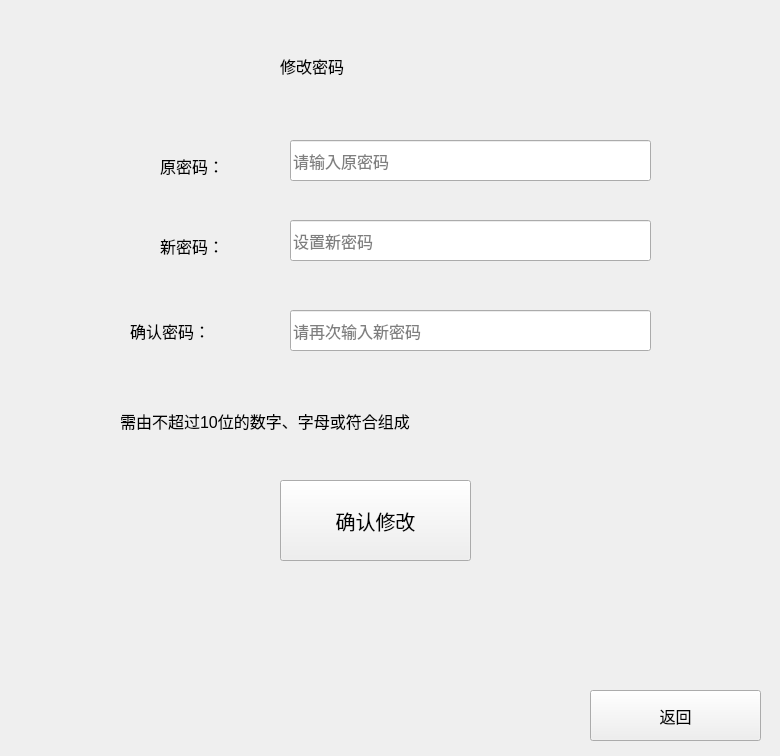
<?xml version="1.0" encoding="UTF-8"?>
<ui version="4.0">
 <class>ChangePassword</class>
 <widget class="QDialog" name="ChangePassword">
  <property name="geometry">
   <rect>
    <x>0</x>
    <y>0</y>
    <width>780</width>
    <height>756</height>
   </rect>
  </property>
  <property name="windowTitle">
   <string>更改密码</string>
  </property>
  <widget class="QLabel" name="label">
   <property name="geometry">
    <rect>
     <x>280</x>
     <y>30</y>
     <width>241</width>
     <height>71</height>
    </rect>
   </property>
   <property name="font">
    <font>
     <pointsize>12</pointsize>
    </font>
   </property>
   <property name="text">
    <string>修改密码</string>
   </property>
  </widget>
  <widget class="QLabel" name="label_2">
   <property name="geometry">
    <rect>
     <x>160</x>
     <y>150</y>
     <width>111</width>
     <height>31</height>
    </rect>
   </property>
   <property name="font">
    <font>
     <pointsize>12</pointsize>
    </font>
   </property>
   <property name="text">
    <string>原密码：</string>
   </property>
  </widget>
  <widget class="QLabel" name="label_3">
   <property name="geometry">
    <rect>
     <x>160</x>
     <y>230</y>
     <width>111</width>
     <height>31</height>
    </rect>
   </property>
   <property name="font">
    <font>
     <pointsize>12</pointsize>
    </font>
   </property>
   <property name="text">
    <string>新密码：</string>
   </property>
  </widget>
  <widget class="QLabel" name="label_4">
   <property name="geometry">
    <rect>
     <x>130</x>
     <y>310</y>
     <width>161</width>
     <height>41</height>
    </rect>
   </property>
   <property name="font">
    <font>
     <pointsize>12</pointsize>
    </font>
   </property>
   <property name="text">
    <string>确认密码：</string>
   </property>
  </widget>
  <widget class="QLineEdit" name="lineEdit">
   <property name="geometry">
    <rect>
     <x>290</x>
     <y>140</y>
     <width>361</width>
     <height>41</height>
    </rect>
   </property>
   <property name="font">
    <font>
     <pointsize>12</pointsize>
    </font>
   </property>
   <property name="focusPolicy">
    <enum>Qt::StrongFocus</enum>
   </property>
   <property name="echoMode">
    <enum>QLineEdit::Password</enum>
   </property>
   <property name="placeholderText">
    <string>请输入原密码</string>
   </property>
  </widget>
  <widget class="QLineEdit" name="lineEdit_2">
   <property name="geometry">
    <rect>
     <x>290</x>
     <y>220</y>
     <width>361</width>
     <height>41</height>
    </rect>
   </property>
   <property name="font">
    <font>
     <pointsize>12</pointsize>
    </font>
   </property>
   <property name="focusPolicy">
    <enum>Qt::StrongFocus</enum>
   </property>
   <property name="echoMode">
    <enum>QLineEdit::Password</enum>
   </property>
   <property name="placeholderText">
    <string>设置新密码</string>
   </property>
  </widget>
  <widget class="QLineEdit" name="lineEdit_3">
   <property name="geometry">
    <rect>
     <x>290</x>
     <y>310</y>
     <width>361</width>
     <height>41</height>
    </rect>
   </property>
   <property name="font">
    <font>
     <pointsize>12</pointsize>
    </font>
   </property>
   <property name="focusPolicy">
    <enum>Qt::StrongFocus</enum>
   </property>
   <property name="echoMode">
    <enum>QLineEdit::Password</enum>
   </property>
   <property name="placeholderText">
    <string>请再次输入新密码</string>
   </property>
  </widget>
  <widget class="QPushButton" name="pushButton">
   <property name="geometry">
    <rect>
     <x>590</x>
     <y>690</y>
     <width>171</width>
     <height>51</height>
    </rect>
   </property>
   <property name="font">
    <font>
     <pointsize>12</pointsize>
    </font>
   </property>
   <property name="focusPolicy">
    <enum>Qt::NoFocus</enum>
   </property>
   <property name="text">
    <string>返回</string>
   </property>
  </widget>
  <widget class="QPushButton" name="pushButton_2">
   <property name="geometry">
    <rect>
     <x>280</x>
     <y>480</y>
     <width>191</width>
     <height>81</height>
    </rect>
   </property>
   <property name="font">
    <font>
     <pointsize>15</pointsize>
    </font>
   </property>
   <property name="focusPolicy">
    <enum>Qt::NoFocus</enum>
   </property>
   <property name="text">
    <string>确认修改</string>
   </property>
  </widget>
  <widget class="QLabel" name="label_5">
   <property name="geometry">
    <rect>
     <x>120</x>
     <y>400</y>
     <width>611</width>
     <height>41</height>
    </rect>
   </property>
   <property name="font">
    <font>
     <pointsize>12</pointsize>
    </font>
   </property>
   <property name="text">
    <string>需由不超过10位的数字、字母或符合组成</string>
   </property>
  </widget>
 </widget>
 <resources/>
 <connections/>
</ui>
